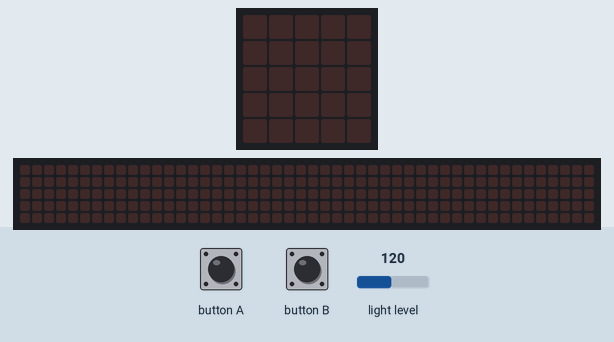
Recording of a program running on a simulated Calliope mini (MakeCode). Parts: the board's 5×5 LED display, a strip that is not on the board, showing the scrolling text unrolled. The inputs (shaded band) are chosen by the test bench; at power-on: light level 120. The 48×5 strip is a reading aid, not a part: it shows the text the display is scrolling, unrolled, one strip-width of it at a time.

Above: at 1.2 s.
1.3 s: button A pressed for 0.15 s
At 1.6 s:
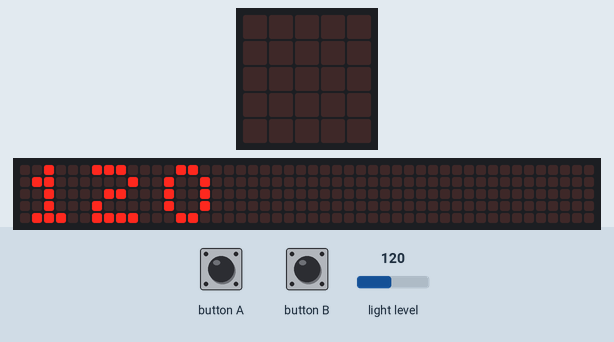
4.3 s: button B pressed for 0.15 s
At 5.42 s:
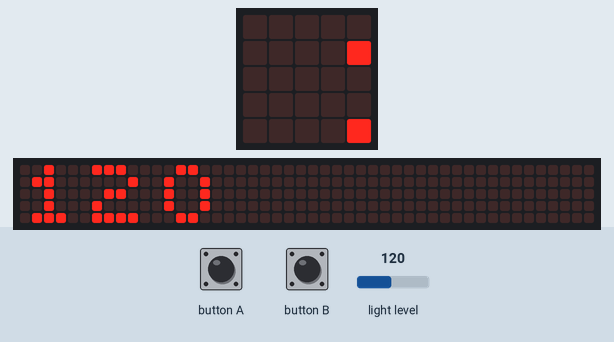
7.4 s: button A pressed for 0.15 s
At 13.07 s:
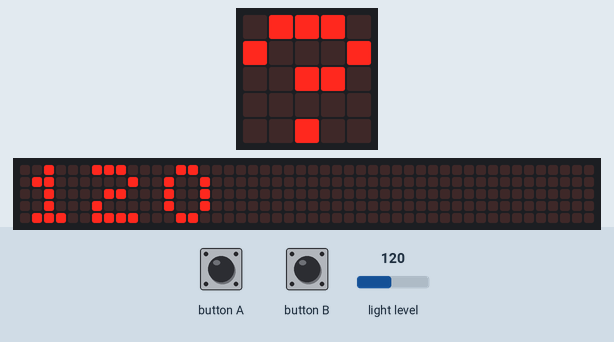

The program:

main.ts
```typescript
input.onButtonPressed(Button.A, function () {
    basic.clearScreen()
    if (Zähler < 2) {
        Helligkeiten.insertAt(Zähler, input.lightLevel())
        basic.showNumber(Helligkeiten[Zähler])
        Zähler += 1
    }
})
input.onButtonPressed(Button.B, function () {
    for (let Index = 0; Index <= 2; Index++) {
        basic.showNumber(Helligkeiten[Index])
    }
})
let Helligkeiten: number[] = []
let Zähler = 0
Zähler = 0
Helligkeiten = []
```

test.ts
```typescript
// Hier kann man Tests durchführen; diese Datei wird nicht kompiliert, wenn dieses Paket als Erweiterung verwendet wird.
```

Measured:
- after the input at 1.3 s, the display: changes after 0.15 s (image 1)
